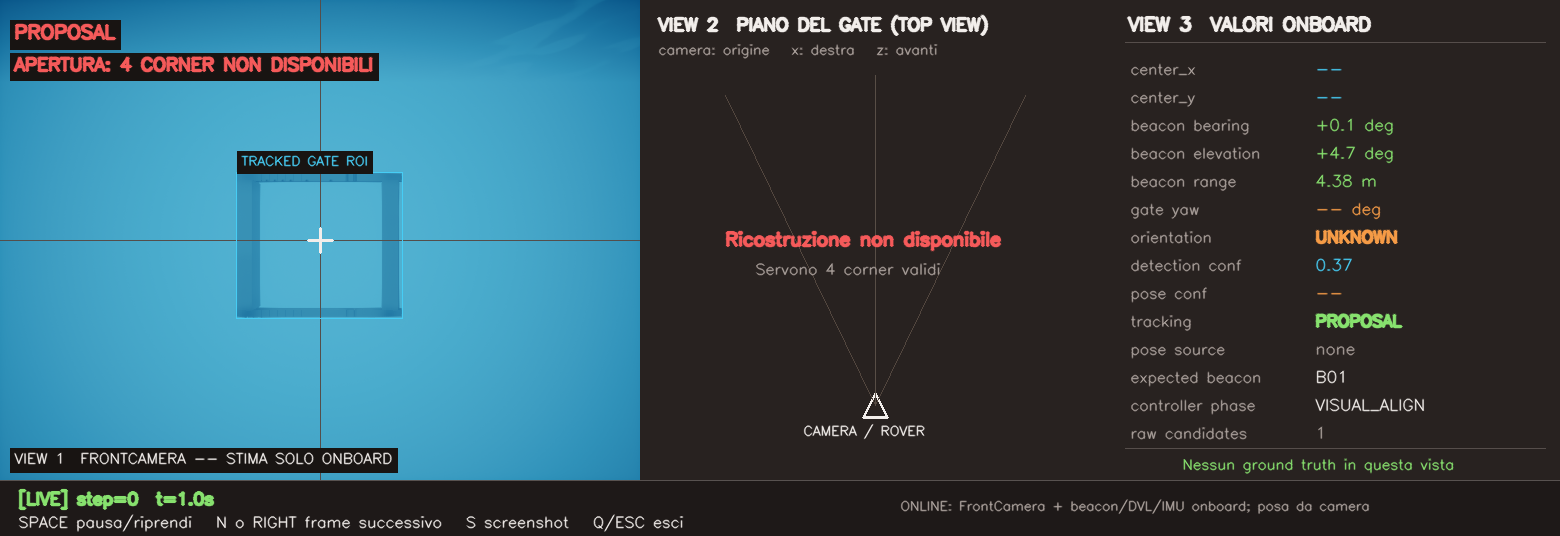
#> input picture artifacts/paper/perception/captures/20260907_191258_mixed_endurance_seed67002__00000_detection_without_corners.png, 1560 x 536 px
$ python make_perception_figure.py
#> lines starting #> are read from the running program, lines starting #| are printed output that depends on the picture
"""Compose the onboard gate-perception figure from the released captures.

Post-processing only. Reads the three HoloOcean diagnostic captures under
``artifacts/paper/perception/captures/`` and writes one PNG into
``article_journal/figures/generated/``. It does not launch the simulator and
does not modify any artifact.

The captures were produced by the interactive perception viewer. This script
keeps only the camera panel crop; detector overlays are preserved unchanged,
while viewer chrome outside the crop is omitted.

Usage:
    python article_journal/scripts/make_perception_figure.py
"""

from __future__ import annotations

import json
from pathlib import Path

import matplotlib

matplotlib.use("Agg")
import matplotlib.pyplot as plt
from PIL import Image

ROOT = Path(__file__).resolve().parents[2]
CAPTURES = ROOT / "artifacts" / "paper" / "perception" / "captures"
OUT = ROOT / "article_journal" / "figures" / "generated"

# Camera panel of the three-view viewer. The upper crop boundary excludes the
# viewer's state badge; the lower boundary is above the localized panel footer.
PANEL = (0, 90, 640, 445)

# Panel order: detection without corners, four-corner lock, multi-candidate lock.
PANELS = [
    CAPTURES / "20260907_191258_mixed_endurance_seed67002__00000_detection_without_corners.png",
    CAPTURES / "20260907_191120_horseshoe_bay_seed67000__00001_corners_B01.png",
    CAPTURES / "20260907_191216_vertical_serpent_seed67001__00035_multi_candidate_lock.png",
]


def build_panel(path: Path) -> Image.Image:
    return Image.open(path).convert("RGB").crop(PANEL)
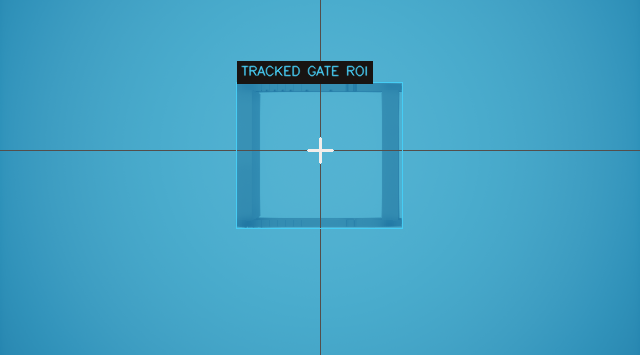
#> returned value: PIL image 640x355 RGB; mean R, G, B 66.9, 161.9, 196.3


def main() -> int:
    OUT.mkdir(parents=True, exist_ok=True)
    missing = [str(path) for path in PANELS if not path.exists()]
    if missing:
        raise SystemExit("missing source capture(s): {}".format(missing))

    figure, axes = plt.subplots(1, 3, figsize=(7.4, 1.70))
    for axis, path in zip(axes, PANELS):
        axis.imshow(build_panel(path))
        axis.set_xticks([])
        axis.set_yticks([])
        for spine in axis.spines.values():
            spine.set_edgecolor("#12263a")
            spine.set_linewidth(0.6)
#> pass 2 of the loop in main, `for axis, path in zip(axes, PANELS):`:
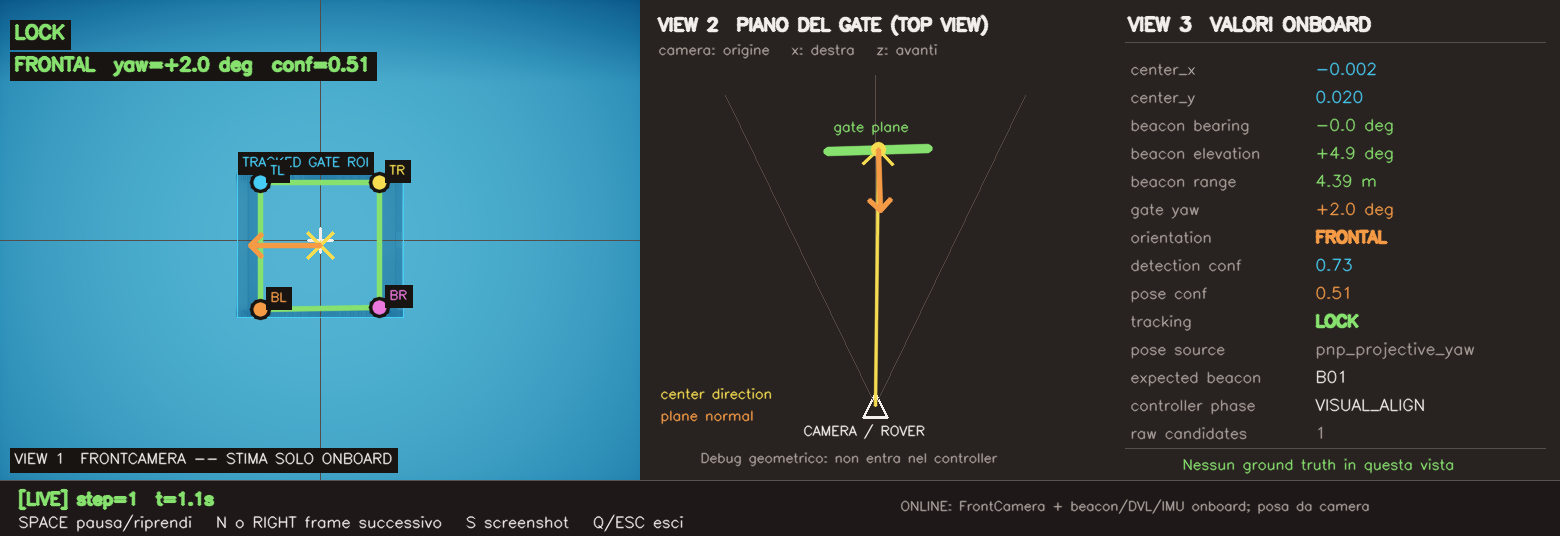
#> input picture artifacts/paper/perception/captures/20260907_191120_horseshoe_bay_seed67000__00001_corners_B01.png, 1560 x 536 px
#> in build_panel (call 2), `return Image.open(path).convert("RGB").crop(PANEL)`:
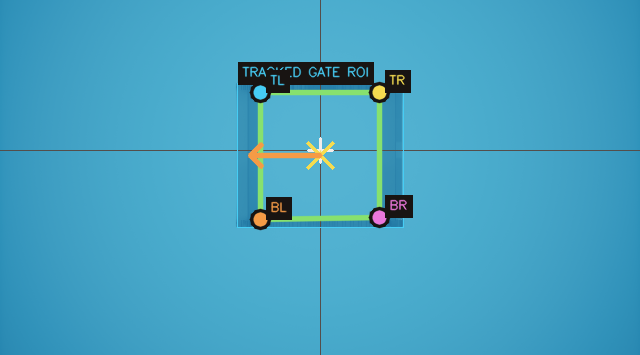
#> returned value: PIL image 640x355 RGB; mean R, G, B 69, 161.8, 193.6
#> pass 3 of the loop in main, `for axis, path in zip(axes, PANELS):`:
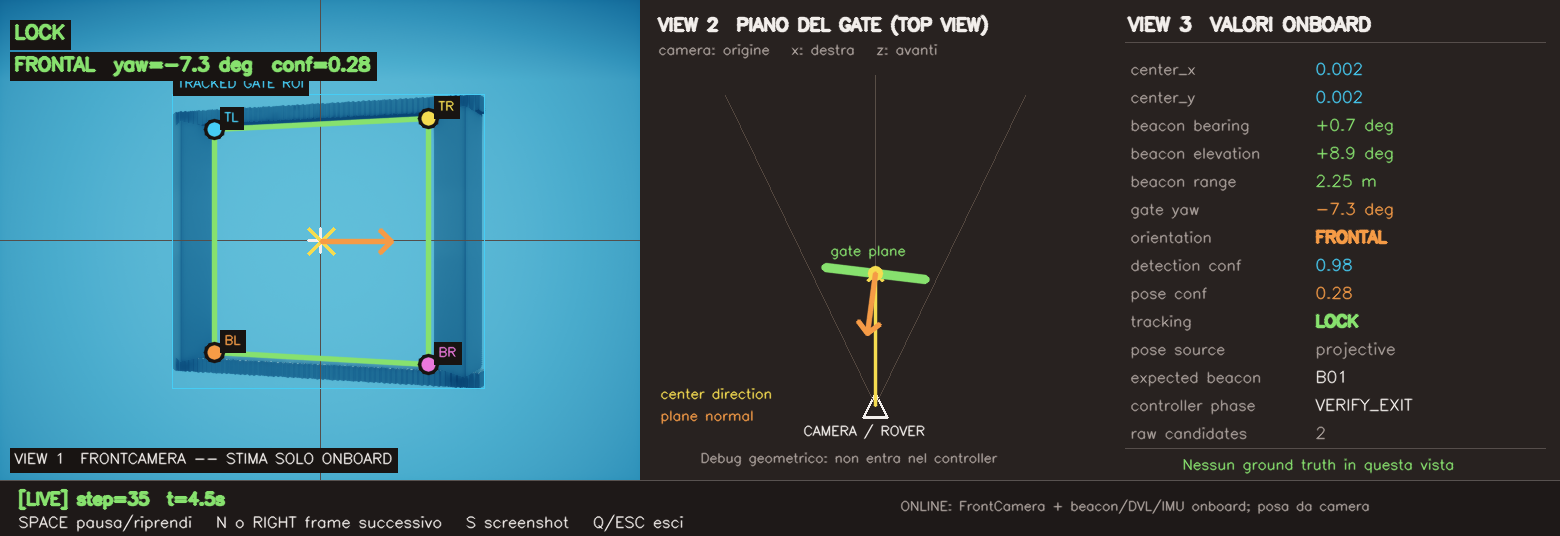
#> input picture artifacts/paper/perception/captures/20260907_191216_vertical_serpent_seed67001__00035_multi_candidate_lock.png, 1560 x 536 px
#> in build_panel (call 3), `return Image.open(path).convert("RGB").crop(PANEL)`:
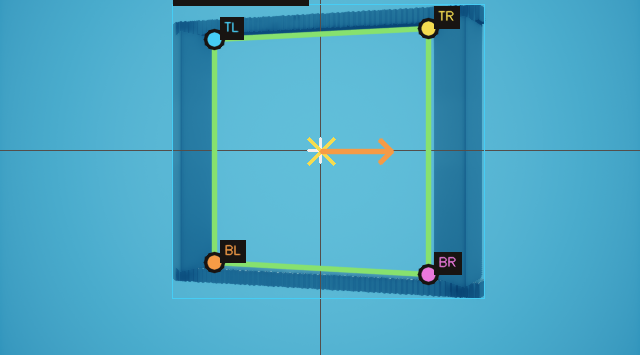
#> returned value: PIL image 640x355 RGB; mean R, G, B 75.7, 166.5, 195.2
    figure.subplots_adjust(left=0.004, right=0.996, top=0.99, bottom=0.01, wspace=0.03)
    target = OUT / "gate_perception_panels.png"
    figure.savefig(target, dpi=400)
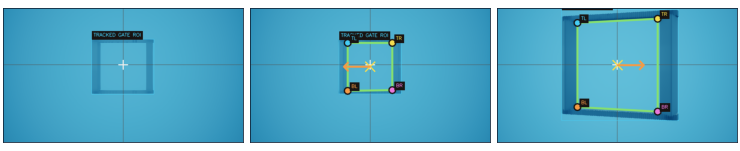
#> figure drawn by matplotlib, 3 panels
    plt.close(figure)

    provenance = {
        "figure": "gate_perception_panels.png",
        "script": "article_journal/scripts/make_perception_figure.py",
        "operation": "camera-panel crop only; detector overlays preserved unchanged",
        "crop_box": list(PANEL),
        "sources": [path.relative_to(ROOT).as_posix() for path in PANELS],
        "source_capture_report": "artifacts/paper/perception/visual_smoke_report.json",
        "adapter": "holoocean",
        "seeds": [67002, 67000, 67001],
        "tracks": ["mixed_endurance", "horseshoe_bay", "vertical_serpent"],
        "holoocean_launched_by_this_script": False,
        "artifacts_modified_by_this_script": False,
    }
    with (OUT / "gate_perception_panels.provenance.json").open(
            "w", encoding="utf-8", newline=chr(10)) as stream:
        stream.write(json.dumps(provenance, indent=2) + "\n")
    print("wrote {}".format(target))
    return 0


if __name__ == "__main__":
    raise SystemExit(main())
#> (the program exits here)
